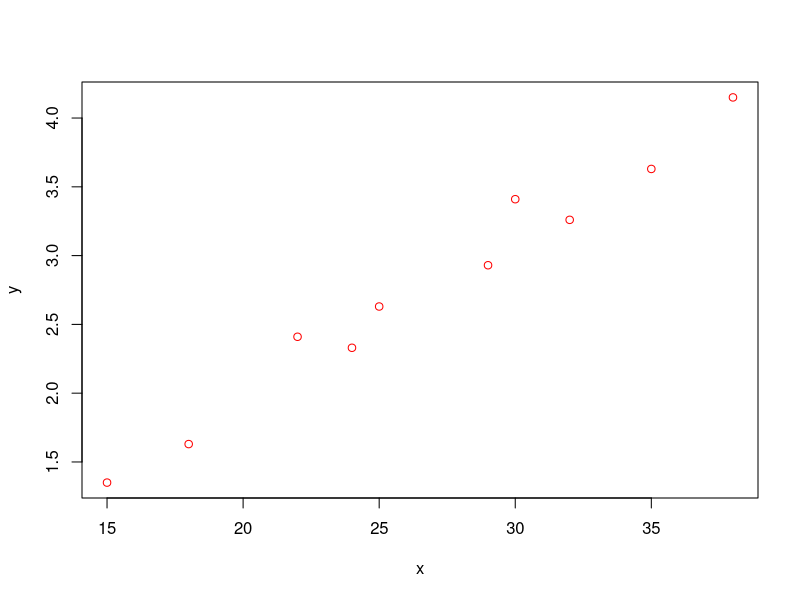

Source code (R):
data = read.csv("../LaTex/w11zad3.csv")
x = data[[1]]
y = data[[2]]

png("../LaTex/w11zad3.png")
plot(x,y, type = "p", col = "red")
dev.off()

mx = mean(x)
my = mean(y)

SSxy = sum(x*y) - sum(x)*sum(y)/length(x)
SSxx = sum(x^2) - sum(x)^2/length(x)
SSyy = sum(y^2) - sum(y)^2/length(y)

cat(SSxx, SSyy, SSxy, "\n")

rxy = SSxy/sqrt(SSxx*SSyy)
cat("r = ", rxy, "\n")

b1 = SSxy/SSxx
b0 = mean(y) - b1*mean(x)
cat("y = ", b0, " + ", b1, "x", "\n")
Y = function(x) {
	Y = b0 + b1*x
}
SSE = sum((y - Y(x))^2)
cat("SSE = ", SSE, "\n")

kor2 = 1 - SSE/SSyy
cat("r^2 = ", kor2, "\n")

U = 1/2*log((1+rxy)/(1-rxy), exp(1))
Z = U*sqrt(length(x)-3)
p = 1 - pnorm(Z, 0, 1)
cat("U = ", U, " Z = ", Z, " p = ", p, " \n")